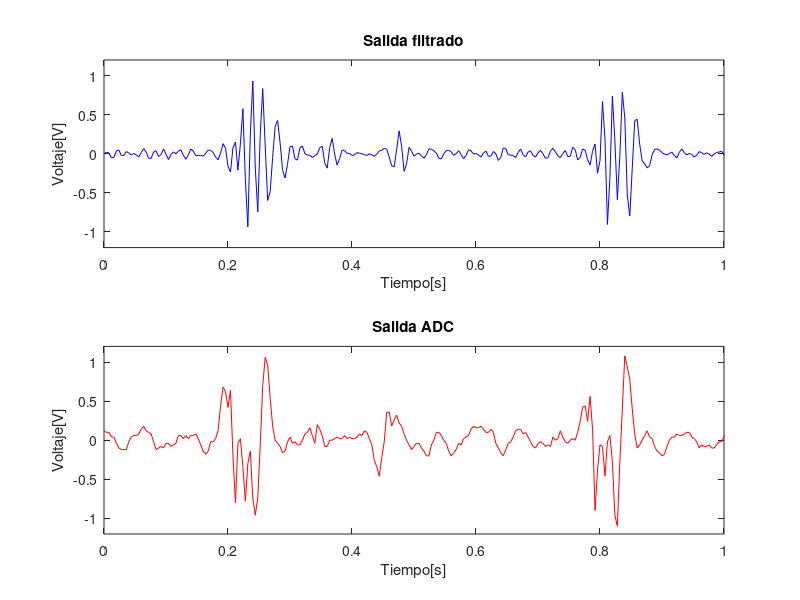

Write MATLAB code to recreate this figure.
clc 
clear all

load('filter.mat');

fs = 250; %Frecuencia de muestre de la senal 1kHz
Ts = 1/fs;

% Cargo el filtro
A = [0     0     0     0     0     0     0     0     0     0;
     1     0     0     0     0     0     0     0     0     0;
     0     1     0     0     0     0     0     0     0     0;
     0     0     1     0     0     0     0     0     0     0;
     0     0     0     1     0     0     0     0     0     0;
     0     0     0     0     1     0     0     0     0     0;
     0     0     0     0     0     1     0     0     0     0;
     0     0     0     0     0     0     1     0     0     0;
     0     0     0     0     0     0     0     1     0     0;
     0     0     0     0     0     0     0     0     1     0];
     
B = [1;0;0;0;0;0;0;0;0;0];
C = 1000*[0.091787896429737 -0.036346541304608 -0.289532241259568 0.022632856755113 0.387420712535737 0.022632856755113 -0.289532241259568  -0.036346541304608 0.091787896429737 0.003498299571220];

C = floor(C);
D =  0.003498299571220*1000;
D = floor(D);

%Simulando
delta = Ts; %Periodo de muestreo del sistema

u = ch_1;

t = 0:Ts:(length(t_1)-1)*Ts;

x = zeros(10,1);
x_ = x;

%Algoritmo de Euler 
 for i=1:length(t)        
%         x1 = A*x_+B*U;
%         y1 = C*x_+D*U;
%         Y2(i) = y1;
%         x_ = x1;
%         x1 = 0;

    
    Y(i) = C(1)*x(1) + C(2)*x(2) + C(3)*x(3) + C(4)*x(4) + C(5)*x(5) + C(6)*x(6) + C(7)*x(7) + C(8)*x(8) + C(9)*x(9) + C(10)*x(10) +  D*u(i);     
    
    x(10) = x(9);
    x(9) = x(8);
    x(8) = x(7);
    x(7) = x(6);
    x(6) = x(5);
    x(5) = x(4);
    x(4) = x(3);
    x(3) = x(2);
    x(2) = x(1);
    x(1) = u(i);
   
 end

 figure(1)
 subplot(2,1,1);
 plot(t,Y/max(Y),'b');
 axis([0 1 -1.2 1.2]);
 title('Salida filtrado');
 ylabel('Voltaje[V]');
 xlabel('Tiempo[s]');
 subplot(2,1,2);
 plot(t,ch_1,'r');
 axis([0 1 -1.2 1.2]);
 title('Salida ADC');
 ylabel('Voltaje[V]');
 xlabel('Tiempo[s]');